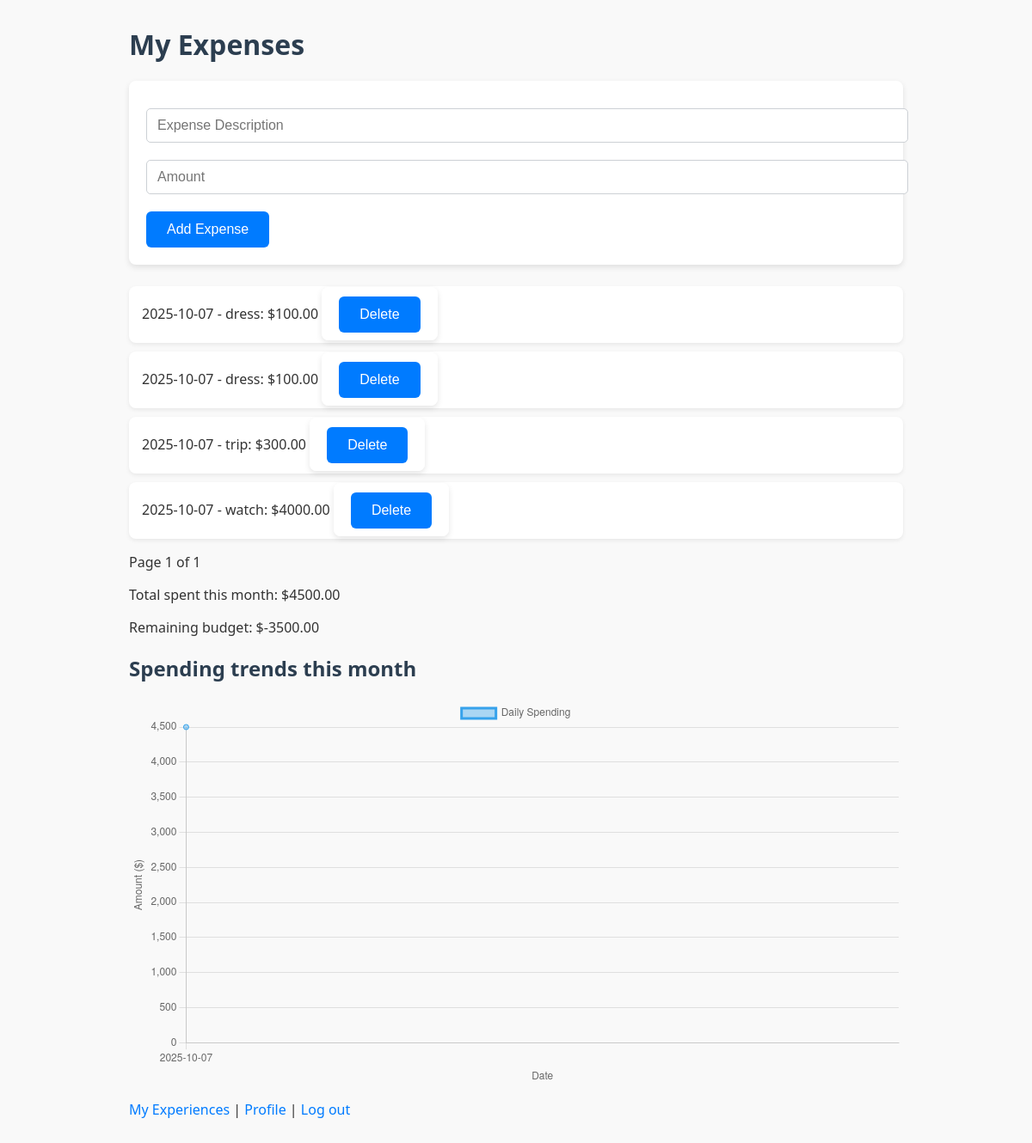
Page / (signed in) on the earlier database version.
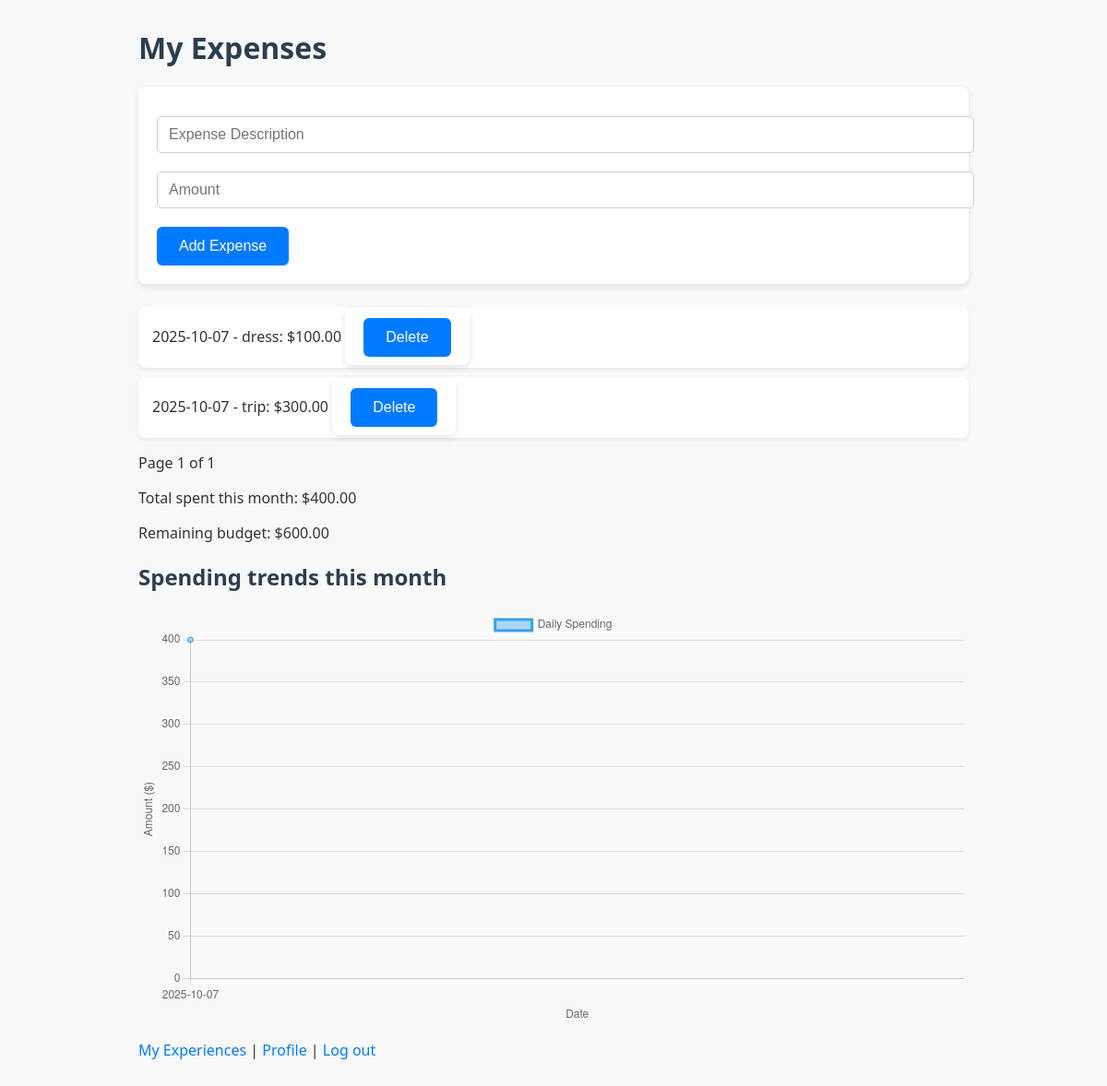
Same page on the later database version.
### app.py (models this page shows)
class Expense(db.Model):
    id = db.Column(db.Integer, primary_key=True)
    description = db.Column(db.String(100))
    amount = db.Column(db.Float)
    date = db.Column(db.Date)
    user_id = db.Column(db.Integer, db.ForeignKey('user.id'), nullable=False)

### app.py (the view)
@app.route('/')
@login_required
def home():
    page = request.args.get('page', 1, type=int)
    per_page = 5
    today = datetime.date.today()
    first_day = datetime.date(today.year, today.month, 1)
    if today.month == 12:
        next_month_first_day = datetime.date(today.year + 1, 1, 1)
    else:
        next_month_first_day = datetime.date(today.year, today.month + 1, 1)
    pagination = Expense.query.filter(
        Expense.user_id == current_user.id,
        Expense.date >= first_day,
        Expense.date < next_month_first_day
    ).paginate(page=page, per_page=per_page)
    daily_spending = defaultdict(float)
    expenses_for_chart = Expense.query.filter(
        Expense.user_id == current_user.id,
        Expense.date >= first_day,
        Expense.date < next_month_first_day
    ).all()
    for expense in expenses_for_chart:
        day_str = expense.date.strftime("%Y-%m-%d")
        daily_spending[day_str] += expense.amount
    sorted_dates = sorted(daily_spending.keys())
    amounts = [daily_spending[date] for date in sorted_dates]
    chart_labels = sorted_dates if sorted_dates else []
    chart_data = amounts if amounts else []
    total_spent = sum(expense.amount for expense in pagination.items)
    budget = 1000
    remaining_budget = budget - total_spent
    return render_template(
        'home.html',
        expenses=pagination.items,
        pagination=pagination,
        total_spent=total_spent,
        remaining_budget=remaining_budget,
        chart_labels=chart_labels,
        chart_data=chart_data
    )

### app.py (called while the page is built)
@login_manager.user_loader
def load_user(user_id):
    return User.query.get(int(user_id))

### templates/home.html (shortened to what this page needs)
<!DOCTYPE html>
<html>
<head>
    <link rel="stylesheet" href="{{ url_for('static', filename='styles.css') }}">
</head>
<body>
    <h1>My Expenses</h1>
    <form action="{{ url_for('add_expense') }}" method="post">
        <input type="text" name="description" placeholder="Expense Description" required>
        <input type="number" step="0.01" min="0" name="amount" placeholder="Amount" required>
        <button type="submit">Add Expense</button>
    </form>
    {% if expenses %}
      <ul>
        {% for expense in expenses %}
          <li>
            {{ expense.date.strftime('%Y-%m-%d') }} - {{ expense.description }}: ${{ '%.2f'|format(expense.amount) }}
            <form action="{{ url_for('delete_expense', id=expense.id) }}" method="post" style="display:inline;">
                <button type="submit" onclick="return confirm('Delete this expense?')">Delete</button>
            </form>
          </li>
        {% endfor %}
      </ul>
    {% else %}
      <p>No expenses recorded this month.</p>
    {% endif %}
    <div>
        <span>Page {{ pagination.page }} of {{ pagination.pages }}</span>
    </div>
    <p>Total spent this month: ${{ '%.2f'|format(total_spent) }}</p>
    <p>Remaining budget: ${{ '%.2f'|format(remaining_budget) }}</p>
    <h2>Spending trends this month</h2>
    <canvas id="spendingChart" width="600" height="300"></canvas>
    <p><a href="{{ url_for('experiences') }}">My Experiences</a> | <a href="{{ url_for('profile') }}">Profile</a> | <a href="{{ url_for('logout') }}">Log out</a></p>
    <script>
      const ctx = document.getElementById('spendingChart').getContext('2d');
      const chartLabels = {{ chart_labels | tojson | safe }};
      const chartData = {{ chart_data | tojson | safe }};
      new Chart(ctx, {
        type: 'line',
        data: {
          labels: chartLabels,
          datasets: [{
            label: 'Daily Spending',
            backgroundColor: 'rgba(54, 162, 235, 0.4)',
            borderColor: 'rgba(54, 162, 235, 1)',
            fill: true,
            data: chartData,
            tension: 0.1
          }]
        },
        options: {
          scales: {
            x: {
              title: {
                display: true,
                text: 'Date'
              }
            },
            y: {
              title: {
                display: true,
                text: 'Amount ($)'
              },
              beginAtZero: true
            }
          }
        }
      });
    </script>
</body>
</html>

Differences in the rows shown:
removed Expense: date "2025-10-07", description "dress", amount "100.00"
removed Expense: date "2025-10-07", description "watch", amount "4000.00"
Other differences:
{{ '%.2f'|format(total_spent) }}: "4500.00" → "400.00"
{{ '%.2f'|format(remaining_budget) }}: "-3500.00" → "600.00"
chart data {{ chart_data | tojson | safe }}: [4500.0] → [400.0]
